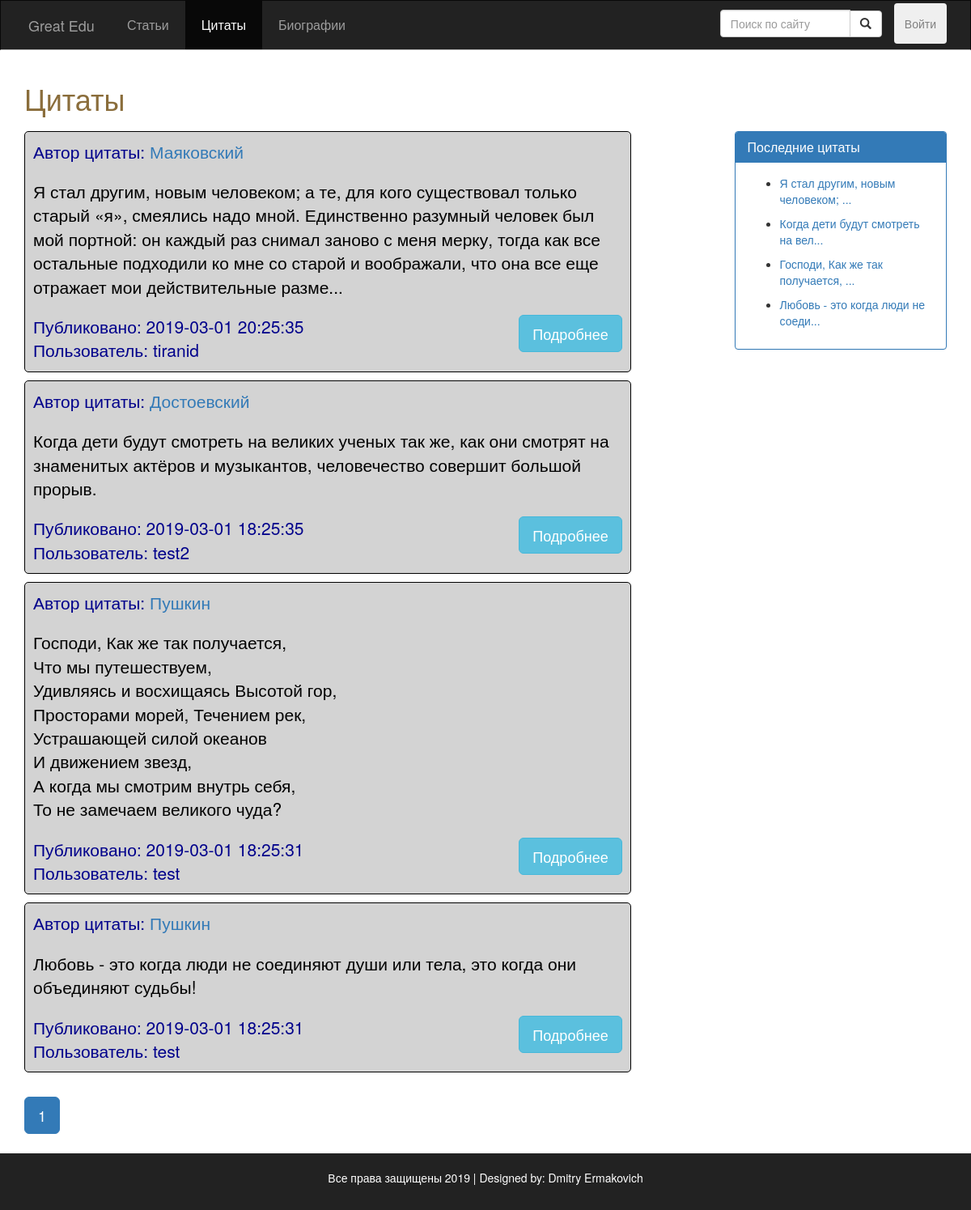
The app's page /src/public_routes/Quotes/index.php with its own data.
### src/Include/dbFunctions.php (called while the page is built, shortened)
<?php
require_once 'DatabaseLoad.php';
function doSQLQuery($query)
{
  global $con2;
  try {
    $exec = mysqli_query($con2, $query) or die(mysqli_error($con2));
    if ($exec) {
      return $exec;
    }
  } catch (Exception $e) {
    echo $e->getMessage();
  }
  return false;
}
function execQueryToArray($query)
{
  global $con2;
  $exec = doSQLQuery($query) or die(mysqli_error($con2));
  if ($exec) {
    $arr = [];
    if (mysqli_num_rows($exec) > 0) {
      while ($post = mysqli_fetch_assoc($exec)) {
        array_push($arr, $post);
      }
    }
    return $arr;
  }
  return null;
}
function getUserById($id)
{
  $query = "SELECT * FROM Пользователи WHERE id = $id";
  $resultArray = execQueryToArray($query);
  $author = $resultArray[0];
  return $author;
}

### src/public_routes/Quotes/index.php (called while the page is built)
<?php require_once('Quotes.php') ?>

### src/utils/Quotes/quotes_c.php (the view, shortened to what this page needs)
<?php
function getQuoteAuthor($id) {
  $query = "SELECT * FROM Авторы WHERE id = $id";
  $exec = doSQLQuery($query);
  if ($post = mysqli_fetch_assoc($exec)) {
    return $post;
  }
  return null;
}
function fillQuotes() {
  global $con2;
  $query = "";
  if (isset($_GET['search'])) {
    if (empty($_GET['search'])) {
      Redirect_To('/');
    } else {
    }
  } else {
    $query = "SELECT * FROM Цитаты ORDER BY дата_публикации DESC LIMIT 0,5	";
  }
  $exec = doSQLQuery($query) or die(mysqli_error($con2));
  if ($exec) {
    if (mysqli_num_rows($exec) > 0) {
      while ($post = mysqli_fetch_assoc($exec)) {
        $post_id = $post['id'];
        $post_date = $post['дата_публикации'];
        $quote_auth_id = $post['автор'] ;
        $authorObj = getQuoteAuthor($quote_auth_id);
        $post_quote_author = $authorObj['фамилия'];
        $author_id = $post['автор_публикации'];
        $author_obj = getUserById($author_id);
        $post_author = $author_obj['никнейм'];
        $text = $post['текст'];
        $post_content = $text;
        if (mb_strlen($text) > 300) {
          $post_content = mb_substr($text, 0, 300, "utf-8") . '...';
        }
        ?>
        <div class="post" style="border: black solid 1px; border-radius: 5px; background-color: lightgrey;" >
        <div style="display: flex; justify-content: space-between;">
          <div class="post-info">
            <p class="lead" style="color: darkblue;">
              Автор цитаты:
              <a href="/Bio.php?id=<?php echo $author_id?>">
                <?php echo htmlentities($post_quote_author); ?>
              </a>
            </p>
          </div>
        </div>
          <div class="post-content" style="color: black;">
            <p class="lead"><?php echo nl2br($post_content); ?></p>
          </div>
          <div style="display: flex; justify-content: space-between;">
            <div class="post-info">
              <p class="lead" style="color: darkblue; margin-bottom: 1px;">
                Публиковано: <?php echo htmlentities($post_date); ?> <br> Пользователь: <?php echo htmlentities($post_author);
                ?>
              </p>
            </div>
            <a href="Quote.php?id=<?php echo $post_id; ?>">
              <button style="width: 128px;" class="btn btn-info btn-lg" id="read_more_btn">Подробнее</button>
            </a>
          </div>
        </div>
  <?php
  }
  } else {
    echo "<span class='lead'>Нет никаких цитат<span>";
    }
  } else {
    echo "<span class='lead'>Ошибка сервера<span>";
  }
}
function fillPagesQuotes() {
  if (!isset($_GET['page'])) {
    $page = 1;
  }
  else {
    $page = $_GET['page'];
  }
    ?>
    <?php
  $sql = "SELECT COUNT(*) FROM Цитаты";
  $exec = doSQLQuery($sql);
  $rowCount = mysqli_fetch_array($exec);
  $totalRow = array_shift($rowCount);
  $postPerPage = ceil($totalRow / 5);
  for ($count = 1; $count <= $postPerPage; $count++){
    if ($page == $count) {
      ?>
      <li class="active"><a href="Quotes.php?page=<?php echo $count ?>"><?php echo $count ?></a></li>
      <?php
    }else {
      ?>
      <li><a href="Quotes.php?page=<?php echo $count ?>"><?php echo $count ?></a></li>
      <?php
    }
  }
    ?>
    <?php
}
function fillQuotesReferences()
{
  $sql = "SELECT * FROM Цитаты ORDER BY дата_публикации DESC LIMIT 5 ";
  $exec = doSQLQuery($sql);
  while ($recentPost = mysqli_fetch_assoc($exec)) {
    $postID = $recentPost['id'];
    $text = $recentPost['текст'];
    if (mb_strlen($text) > 32) {
      $text = mb_substr($text, 0, 32, "utf-8") . '...';
    }
    ?>
    <nav>
      <ul>
        <li><a href="Quote.php?id=<?php echo $postID; ?>">
            <?php echo $text ?>
          </a></li>
      </ul>
    </nav>
  <?php
  }
}
?>

### src/public_routes/Assets/style.css (style rules this page uses)
body { background: #041627; overflow-x: hidden; }
.post-info { color: rgb(15, 34, 206); }
.post { padding: 10px; margin-bottom: 10px; }
#read_more_btn { float: right; }

### records on screen
цитаты: автор.фамилия "Маяковский", текст "Я стал другим, новым человеком; а те, для кого существовал только старый «я», смеялись надо мной. Единственно разумный человек был мой портной: он каждый раз снимал заново с меня мерку, тогда как все остальные подходили ко мне со старой и воображали, что она все еще отражает мои действительные разме...", дата_публикации "2019-03-01 20:25:35", автор_публикации.никнейм "tiranid", текст "Я стал другим, новым человеком; ..."
цитаты: автор.фамилия "Достоевский", текст "Когда дети будут смотреть на великих ученых так же, как они смотрят на знаменитых актёров и музыкантов, человечество совершит большой прорыв.", дата_публикации "2019-03-01 18:25:35", автор_публикации.никнейм "test2", текст "Когда дети будут смотреть на вел..."
цитаты: автор.фамилия "Пушкин", текст "Господи, Как же так получается, Что мы путешествуем, Удивляясь и восхищаясь Высотой гор, Просторами морей, Течением рек, Устрашающей силой океанов И движением звезд, А когда мы смотрим внутрь себя, То не замечаем великого чуда?", дата_публикации "2019-03-01 18:25:31", автор_публикации.никнейм "test", текст "Господи, Как же так получается, ..."
цитаты: автор.фамилия "Пушкин", текст "Любовь - это когда люди не соединяют души или тела, это когда они объединяют судьбы!", дата_публикации "2019-03-01 18:25:31", автор_публикации.никнейм "test", текст "Любовь - это когда люди не соеди..."
